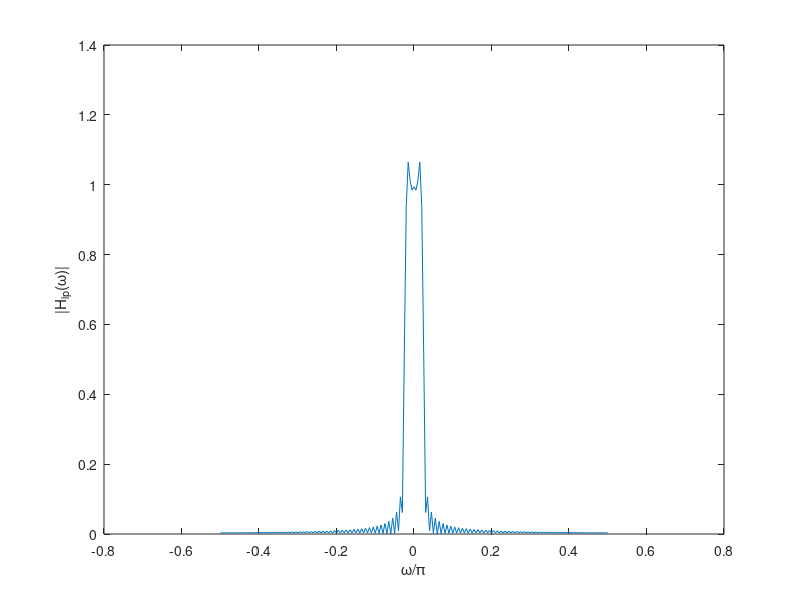

Recreate this plot in MATLAB.
clear;

%THIS PROGRAM FINDS THE FIR COEFFICIENTS FOR A BANDPASS FILTER USING THE
%KAISER WINDOW AND THE DESIGN SPECIFICATIONS

clear;
close;

%Filter number
L = 114;

%Sampling freqency (kHz)
Fs = 48; 

%Constant used to get the normalized digital freqencies
const = 2*pi/Fs;

%The permissible filter amplitude deviation from unity
delta = 0.15;

%Bandpass filter specifications (kHz)

%Passband F_p2 < F_p1
F_p1 = 3 + 0.6*(L-107);
F_p2 = 3 + 0.6*(L-109);

%Transition band
delF = 0.3;

%Stopband F_s2 < F_p21; F_p1 < F_s1
F_s1 = F_p1 + 0.3;
F_s2 = F_p2 - 0.3;

%Normalized digital filter specifications (radians/sec)
omega_p1 = const*F_p1;
omega_p2 = const*F_p2;

omega_c = (omega_p1+omega_p2)/2;
omega_l = (omega_p1-omega_p2)/2;

omega_s1 = const*F_s1;
omega_s2 = const*F_s2;
delomega = 2*pi*delF/Fs;


%The Kaiser window design
A = -20*log10(delta);
N = ceil((A-8)/(4.57*delomega));
%N = ceil(0.9222*pi/delomega);

N = 100;
n = -N:N;
hlp = sin(n*omega_l)./(n*pi);
hlp(N+1) = omega_l/pi;
%G = 1/sum(hlp);
%hlp = G*hlp;
%stem(hlp)

%The Bandpass filter
hbp = 2*hlp.*cos(n*omega_c);

%The lowpass filter plot
omega = -pi/2:pi/200:pi/2;

Hlp = abs(polyval(hlp,exp(-j*omega)));
plot(omega/pi,Hlp)
xlabel('\omega/\pi')
ylabel('|H_{lp}(\omega)|')

abs(polyval(hlp,exp(-j*0.015*pi)))

%The bandpass filter plot
%omega = -pi/2:pi/200:pi/2;

%Hbp = abs(polyval(hbp,exp(-1j*omega)));
%plot(omega/pi,Hbp)
%xlabel('\omega/\pi')
%ylabel('|H_{bp}(\omega)|')

%fir_coeff = hbp;

%save fir_coeff.dat fir_coeff -ascii 

